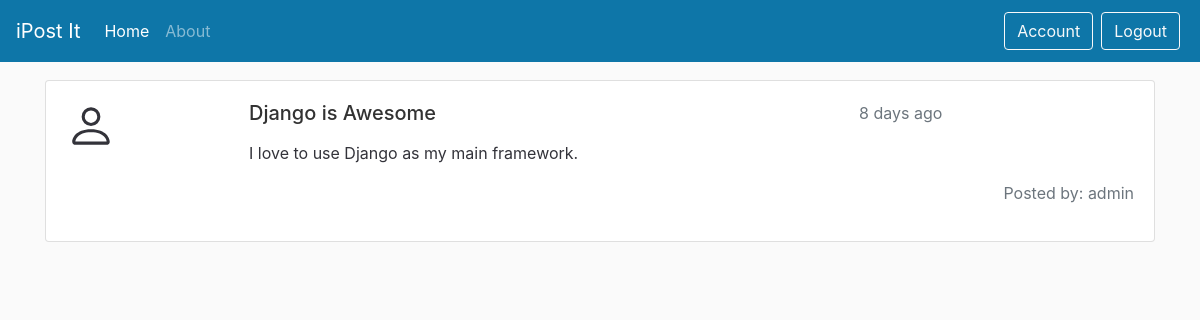
/single_post_it/1/ (signed in), run on the app's committed database.
### post/models.py (models this page shows, shortened)
class PostIt(models.Model):
    post_title = models.CharField(max_length=100)
    post_body = models.TextField(max_length=300)
    posted_date = models.DateTimeField(default=timezone.now)
    posted_by = models.ForeignKey(User, on_delete=models.CASCADE)
    def time_published(self):
        time_difference = timezone.now() - self.posted_date
        if time_difference.days == 0 and 0 <=time_difference.seconds < 60:
            seconds = time_difference.seconds
            if seconds == 1:
                return f'{str(seconds)} second ago'
            else:
                return f'{str(seconds)} seconds ago'
        if time_difference.days == 0 and 60 <= time_difference.seconds < 3600:
            minutes = math.floor(time_difference.seconds / 60)
            if minutes == 1:
                return f'{str(minutes)} minute ago'
            else:
                return f'{str(minutes)} minutes ago'
        if time_difference.days == 0 and 3600 <= time_difference.seconds < 86400:
            hours = math.floor(time_difference.seconds / 3600)
            if hours == 1:
                return f'{str(hours)} hour ago'
            else:
                return f'{str(hours)} hours ago'
        if 1 <= time_difference.days < 30:
            days = time_difference.days
            if days == 1:
                return f'{str(days)} day ago'
            else:
                return f'{str(days)} days ago'

### post/views.py (the view)
# urls.py: path('single_post_it/<int:post_it_id>/', views.single_post_it, name='single_post_it'),
@login_required()
def single_post_it(request, post_it_id, update=None):
    data = get_object_or_404(PostIt, id=post_it_id)  # Using get_object_or_404
    update_screen = True if update == 'update' else False
    if request.method == 'POST':
        form = PostItForm(request.POST, instance=data)
        if form.is_valid():
            form.save()
            return redirect('post-home')
    else:
        form = PostItForm(instance=data)  # Ensure form is initialized with data on GET requests
    context = {
        'post_it': data,
        'update': update_screen,
        'form': form
    }
    return render(request, 'post/single-postit.html', context)

### post/templates/post/single-postit.html (shortened to what this page needs)
{% extends "post/main.html" %}
{% load crispy_forms_tags %}
{% block content %}
<div class="container">
    <div class="card mb-4">
{% if not update or post_it.posted_by.id != user.id %}
        <div class="card-body">
            <div>
                <div class="row">
                    <div class="col-2">
                    </div>
                    <div class="col-10">
                        <div class="row">
                            <div class="col">
                                <h5 class="card-title">{{post_it.post_title}}</h5>
                            </div>
                            <div class="col-4">
                                <p class="text-muted">{{post_it.time_published}}</p>
                            </div>
                        </div>
                        <p class="card-text">
                            {{post_it.post_body}}
                        </p>
                    </div>
                </div>
                <div class="mt-3">
                    <div class="d-flex justify-content-end">
                        <p class="text-secondary">Posted by: {{post_it.posted_by}} </p>
                    </div>
                </div>
            </div>
        </div>
        {% endif %}
    </div>
</div>
{% endblock content %}

### post/static/post/css/base.css (style rules this page uses)
body { background: #fafafa; color: #33333a; margin-top: 5rem; }
h1, h2, h3, h4, h5, h6 { color: #323232; }

### data on the page
PostIt: post_title "Django is Awesome", time_published "8 days ago", post_body "I love to use Django as my main framework.", posted_by "admin"
